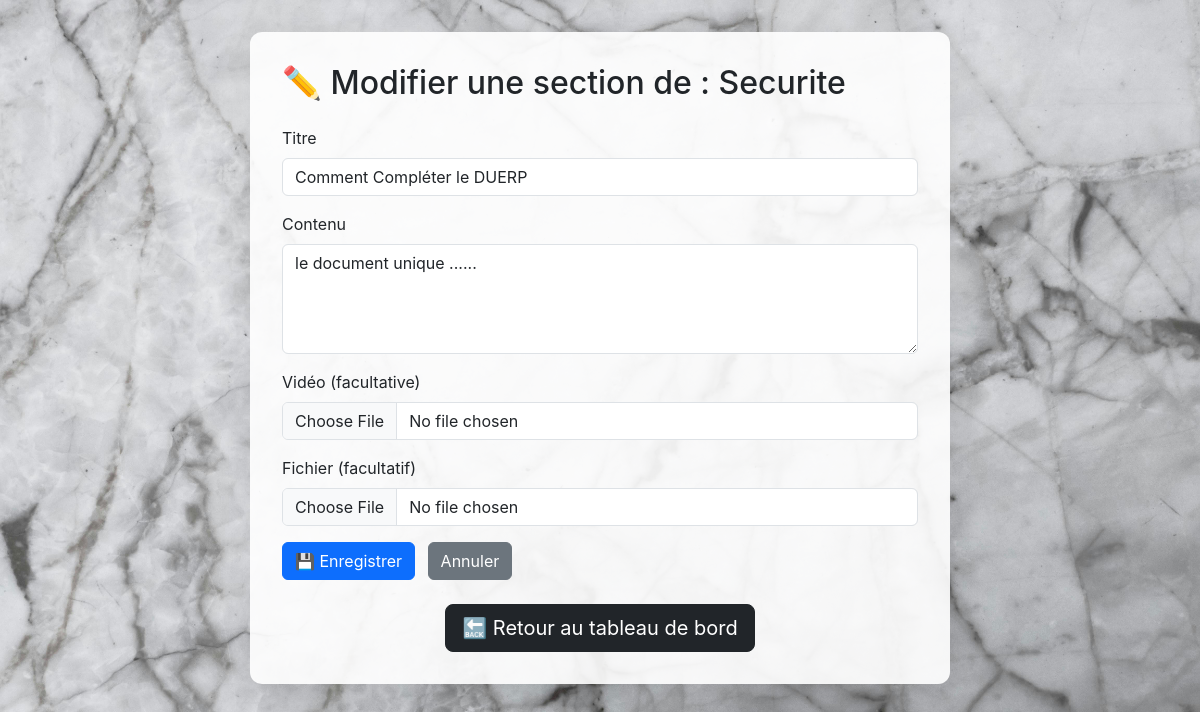
Page /admin/edit_sections/securite/edit/3 (signed in) on the committed database.
### models.py (models this page shows)
class Section(db.Model):
    __tablename__ = 'section'
    id = db.Column(db.Integer, primary_key=True)
    title = db.Column(db.String(200), nullable=False)
    content = db.Column(db.Text, nullable=True)
    video_url = db.Column(db.String(300), nullable=True)
    file_path = db.Column(db.String(200), nullable=True)
    theme = db.Column(db.String(50), nullable=False)
    user_id = db.Column(db.Integer, db.ForeignKey('user.id'), nullable=False)

### app.py (the view, shortened to what this page needs)
@app.route('/admin/edit_sections/<theme>/edit/<int:section_id>', methods=['GET', 'POST'])
@login_required
def edit_section_form(theme, section_id):
    if current_user.role != 'admin':
        return redirect(url_for('dashboard'))
    section = Section.query.get_or_404(section_id)
    return render_template("add_section.html", theme=theme, section=section)

### app.py (called while the page is built)
@login_manager.user_loader
def load_user(user_id):
    return User.query.get(int(user_id))

### templates/add_section.html (shortened to what this page needs)
<!DOCTYPE html>
<html lang="fr">
<head>
    <link href="https://cdn.jsdelivr.net/npm/bootstrap@5.3.0/dist/css/bootstrap.min.css" rel="stylesheet">
</head>
<body>
<div class="container">
    <h2>{{ '✏️ Modifier' if section else '➕ Ajouter' }} une section de : {{ theme|capitalize }}</h2>
    <form method="POST" enctype="multipart/form-data">
        <div class="mb-3">
            <label for="title" class="form-label">Titre</label>
            <input type="text" class="form-control" id="title" name="title" value="{{ section.title if section else '' }}" required>
        </div>
        <div class="mb-3">
            <label for="content" class="form-label">Contenu</label>
            <textarea class="form-control" id="content" name="content" rows="4" required>{{ section.content if section else '' }}</textarea>
        </div>
        <div class="mb-3">
            <label for="video" class="form-label">Vidéo (facultative)</label>
            <input type="file" class="form-control" id="video" name="video">
        </div>
        <div class="mb-3">
            <label for="file" class="form-label">Fichier (facultatif)</label>
            <input type="file" class="form-control" id="file" name="file">
        </div>
        <button type="submit" class="btn btn-primary">💾 Enregistrer</button>
        <a href="{{ url_for('edit_sections') }}" class="btn btn-secondary ms-2">Annuler</a>
    </form>
    <div class="text-center mt-4">
        <a href="{{ url_for('dashboard') }}" class="btn btn-dark btn-lg">🔙 Retour au tableau de bord</a>
    </div>
</div>
</body>
</html>

### templates/add_section.html (style rules this page uses)
body { background-image: url('/static/marbre.jpg'); background-size: cover; background-position: center; font-family: 'Inter', sans-serif; padding: 2rem; }
.container { background: rgba(255, 255, 255, 0.9); border-radius: 12px; padding: 2rem; max-width: 700px; margin: auto; box-shadow: 0 8px 32px rgba(0, 0, 0, 0.1); }
h2 { margin-bottom: 1.5rem; }

### rows in the picture
Section: theme "Securite", title "Comment Compléter le DUERP", content "le document unique ......"

### other values in the picture
{{ '✏️ Modifier' if section else '➕ Ajouter' }} "✏️ Modifier"
